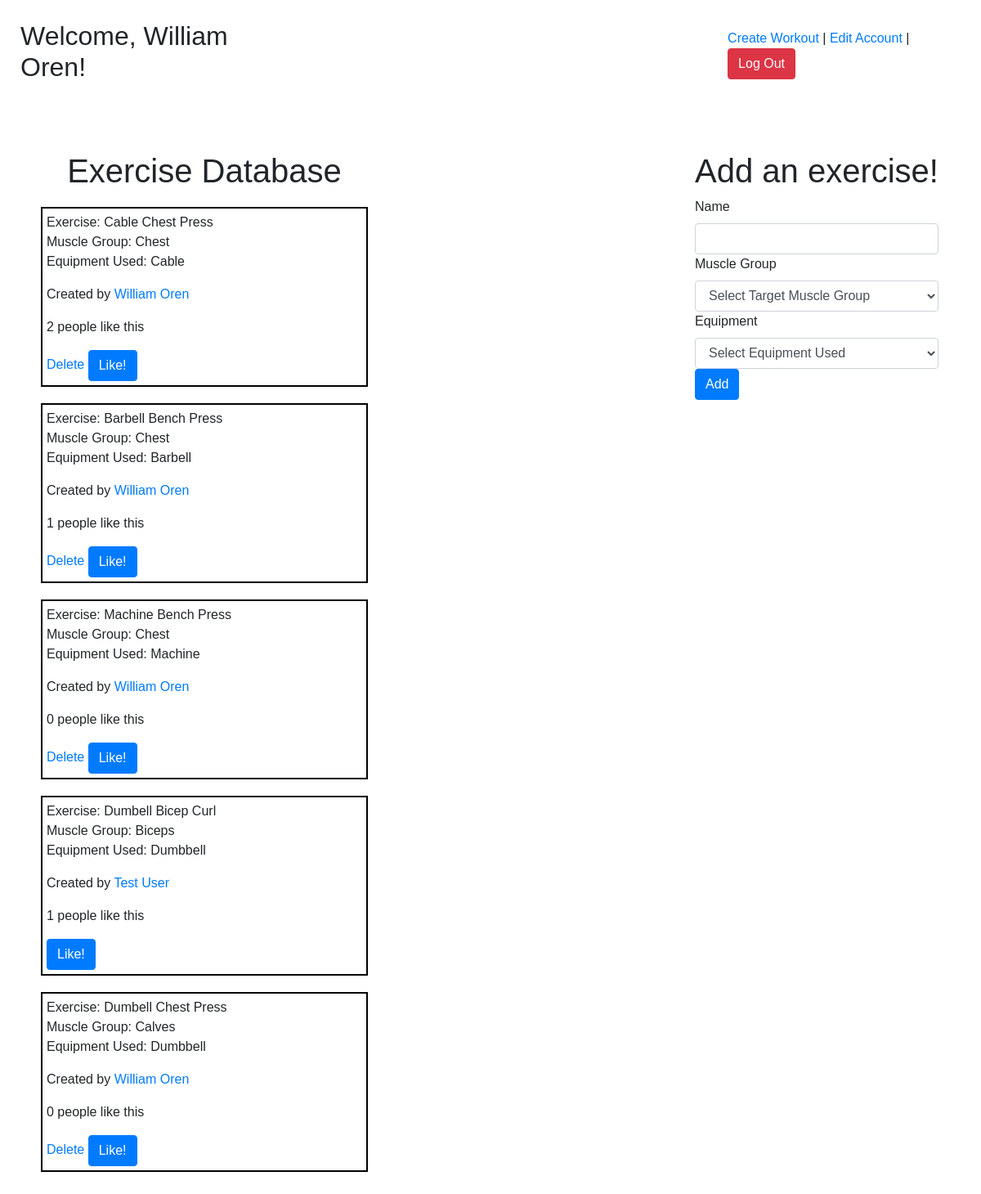
Screenshot of /exercises (signed in) with the database file from the repository.
### login_and_registration_app/models.py (models this page shows)
class User(models.Model):
    first_name=models.CharField(max_length=255)
    last_name=models.CharField(max_length=255)
    email=models.EmailField(max_length=255)
    password=models.CharField(max_length=255)
    created_at=models.DateTimeField(auto_now_add=True)
    updated_at=models.DateTimeField(auto_now=True)
    objects=UserManager()

class Exercise(models.Model):
    name=models.CharField(max_length=255)
    muscle_group=models.CharField(max_length=255)
    equipment=models.CharField(max_length=255)
    user=models.ForeignKey(User, related_name='exercises', on_delete=models.CASCADE)
    likes=models.ManyToManyField(User, related_name='liked_exercises')
    created_at=models.DateTimeField(auto_now_add=True)
    updated_at=models.DateTimeField(auto_now=True)
    objects=ExerciseManager()

### login_and_registration_app/views.py (the view)
# urls.py: path('exercises', views.exercises),
def exercises(request):
    if 'user_id' not in request.session:
        return redirect('/')
    context = {
        'exercises': Exercise.objects.all(),
    }
    return render(request, 'exercises.html', context)

### login_and_registration_app/templates/exercises.html (shortened to what this page needs)
<!DOCTYPE html>
<html lang="en">
<head>
    <link rel="stylesheet" href="https://cdn.jsdelivr.net/npm/bootstrap@4.6.0/dist/css/bootstrap.min.css"
>
    {% load static %}
    <link rel="stylesheet" href="{% static 'css/exercise_style.css' %}">
</head>
<body>
    <div id='container'>
        <div id='header'>
            <h2>Welcome, {{ request.session.user_first_name }} {{ request.session.user_last_name }}!</h2>
            <div class='links'>
                <a href="/workouts">Create Workout</a> |
                <a href="/my_account/{{request.session.user_id}}">Edit Account</a> |
                <a class="btn btn-danger" role="button" href='/users/logout'>Log Out</a>
            </div>
        </div>
        <div id='content'>
            <div class='show_exercises'>
                <h1>Exercise Database</h1>
                {% for exercise in exercises %}
                <div class='single_exercise'>
                    <p class='the_exercise'>
                        Exercise: {{exercise.name}}<br>
                        Muscle Group: {{exercise.muscle_group}} <br>
                        Equipment Used: {{exercise.equipment}}</p>
                    <p class='the_user'>Created by <a href='/profile/{{exercise.user_id}}'>{{exercise.user.first_name}}
                            {{ exercise.user.last_name }}</a></p>
                    <p>{{exercise.likes.count}} people like this</p>
                    {% if exercise.user.id == request.session.user_id %}
                    <a href="/delete_exercise/{{exercise.id}}">Delete</a>
                    {% endif %}
                    <a class="btn btn-primary" role="button" href='/like/{{exercise.id}}'>Like!</a>
                </div>
                {% endfor %}
            </div>
            <div class='add_exercises'>
                <h1>Add an exercise!</h1>
                <form action='/add_exercises' method="POST">
                    <label class='label' for="name">Name</label><br>
                    <input type='text' name='name' id='name' class='form-control'>
                    <label class='label' for='muscle_group'>Muscle Group</label><br>
                    <select name="muscle_group" id="muscle_group" class='form-control'>
                        <option value="">Select Target Muscle Group</option>
                    </select>
                    <label class='label' for='equipment'>Equipment</label><br>
                    <select name="equipment" id="equipment" class='form-control'>
                        <option value="">Select Equipment Used</option>
                    </select>
                    <button class="btn btn-primary">Add</button>
                </form>
            </div>
        </div>
    </div>
</body>
</html>

### login_and_registration_app/static/css/exercise_style.css (style rules this page uses)
* { padding: 0px; margin: 0px; font-family: sans-serif; }
#header { padding: 25px; display: flex; }
.links { margin: 10px 0px 0px 550px; }
#content { display: flex; padding: 50px; }
#content h1 { text-align: center; }
.show_exercises { width: 400px; margin-right: 400px; }
.single_exercise { border: 2px solid black; padding: 5px; margin: 20px 0px; }

### rows the page displays
User: session.user_first_name "William", session.user_last_name "Oren"
Exercise: name "Cable Chest Press", muscle_group "Chest", equipment "Cable", user.first_name "William", user.last_name "Oren", likes.count "2"
Exercise: name "Barbell Bench Press", muscle_group "Chest", equipment "Barbell", user.first_name "William", user.last_name "Oren", likes.count "1"
Exercise: name "Machine Bench Press", muscle_group "Chest", equipment "Machine", user.first_name "William", user.last_name "Oren", likes.count "0"
Exercise: name "Dumbell Bicep Curl", muscle_group "Biceps", equipment "Dumbbell", user.first_name "Test", user.last_name "User", likes.count "1"
Exercise: name "Dumbell Chest Press", muscle_group "Calves", equipment "Dumbbell", user.first_name "William", user.last_name "Oren", likes.count "0"
